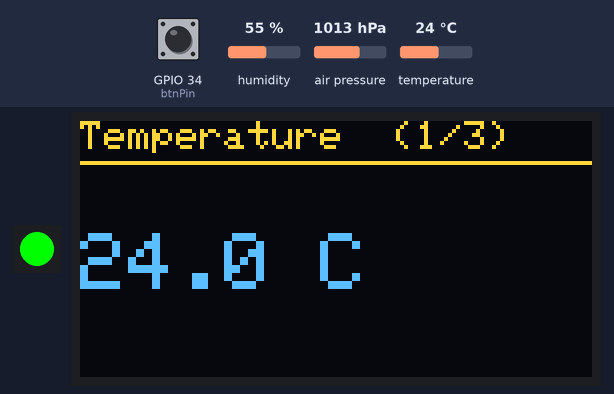
A program run on a simulated ESP32. Parts: 1 RGB LEDs in strip order, left to right, 128×64 one-colour display. The test bench sets the inputs (shaded band); at power-on: temperature 24 °C, GPIO 34 (btnPin) HIGH, humidity 55 %, air pressure 1013 hPa. The OLED is the two-colour kind (top 16 rows yellow); what the program prints to the serial monitor is not drawn.

Above: at 1.2 s.
1.3 s: temperature set to 12 °C
At 3.2 s:
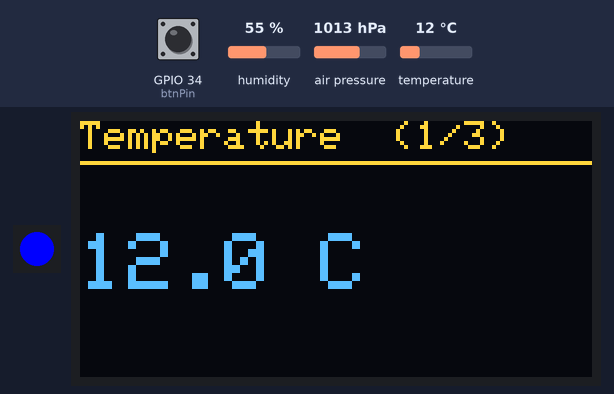
3.5 s: GPIO 34 (btnPin) pulled LOW for 0.15 s
At 4.1 s:
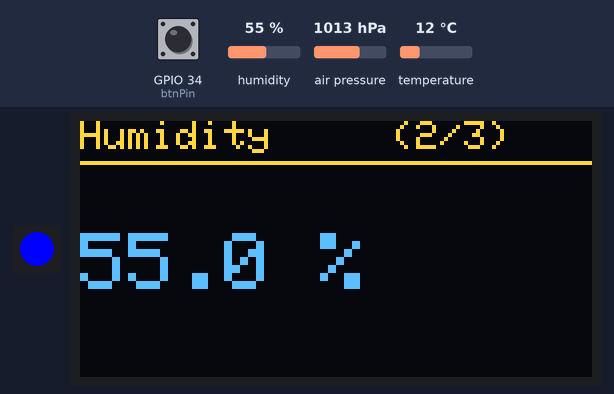
5.1 s: temperature set to 28 °C
At 6.6 s:
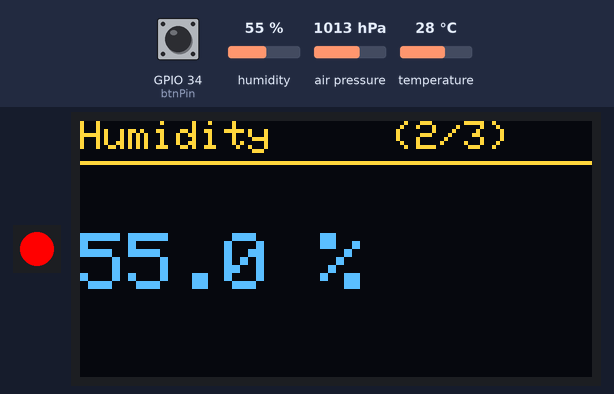
7.5 s: GPIO 34 (btnPin) pulled LOW for 1 s
At 8.4 s:
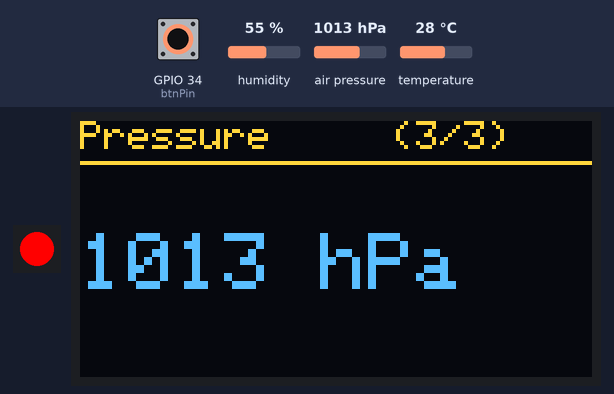
10.0 s: GPIO 34 (btnPin) pulled LOW for 0.15 s
At 11.2 s:
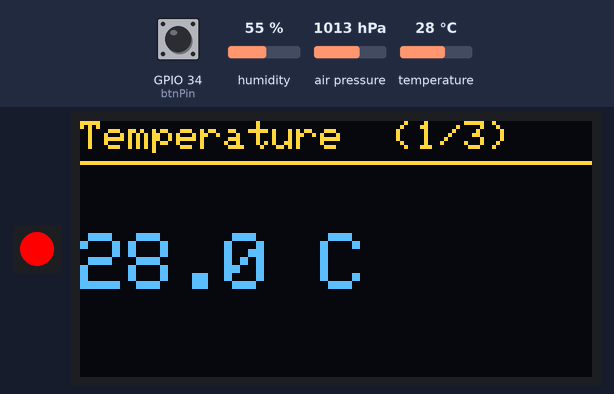
11.6 s: temperature set to 19 °C
At 12.9 s:
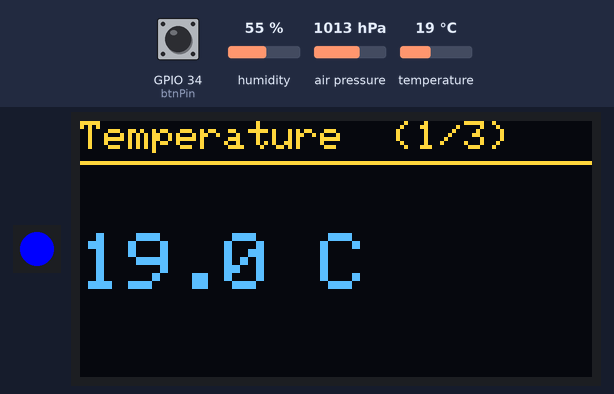
Timing chart, 0 to 14.6 s (numbered marks = the images above; inputs shaded):
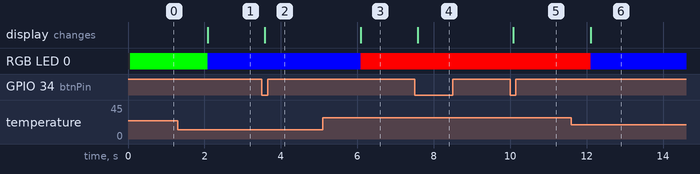

Measured:
- after the input at 1.3 s, RGB LED 0: RGB(0, 255, 0) → RGB(0, 0, 255) after 0.79 s; the display: changes after 0.79 s (image 1)
- after the input at 3.5 s, the display: changes after 0.08 s (image 2)
- after the input at 5.1 s, RGB LED 0: RGB(0, 0, 255) → RGB(255, 0, 0) after 0.99 s
- after the input at 7.5 s, the display: changes after 0.08 s (image 4)
- after the input at 10.0 s, the display: changes after 0.08 s (image 5)
- after the input at 11.6 s, RGB LED 0: RGB(255, 0, 0) → RGB(0, 0, 255) after 0.51 s; the display: changes after 0.51 s (image 6)

The program:

main.cpp
```cpp
#include <Arduino.h>
#include <Wire.h>
#include <Adafruit_BME280.h>
#include <Adafruit_GFX.h>
#include <Adafruit_SSD1306.h>
#include <Adafruit_NeoPixel.h>

constexpr uint8_t btnPin = 34;
constexpr uint8_t neoPixelPin = 4;
constexpr uint8_t i2cSdaPin = 21;
constexpr uint8_t i2cSclPin = 22;

constexpr uint8_t screenWidth = 128;
constexpr uint8_t screenHeight = 64;
constexpr uint8_t oledAddress = 0x3C;

constexpr uint32_t readInterval = 2000; // read the sensor every 2 s
constexpr uint8_t buttonDebounceDelay = 50;

// NeoPixel colour thresholds in °C
constexpr float coldBelow = 20.0;
constexpr float warmAbove = 25.0;

// the pages that can be shown on the display
enum class Page
{
  Temperature,
  Humidity,
  Pressure,
};

Adafruit_BME280 bme;
Adafruit_SSD1306 display(screenWidth, screenHeight, &Wire, -1);
Adafruit_NeoPixel neoPixel(1, neoPixelPin, NEO_GRB + NEO_KHZ800);

Page currentPage = Page::Temperature;

// latest measurement
float temperature = 0;
float humidity = 0;
float pressure = 0;
uint32_t lastReadTime = 0;

// button debouncing (same as in "Button Toggle with millis()")
bool lastButtonState = HIGH;
bool lastStableButtonState = HIGH;
uint32_t lastChangeTime = 0;

bool buttonPressed()
{
  bool pressed = false;
  bool currentButtonState = digitalRead(btnPin);

  if (currentButtonState != lastButtonState)
  {
    lastChangeTime = millis();
  }

  if (millis() - lastChangeTime >= buttonDebounceDelay)
  {
    if (currentButtonState == LOW && lastStableButtonState == HIGH)
    {
      pressed = true;
    }
    lastStableButtonState = currentButtonState;
  }

  lastButtonState = currentButtonState;
  return pressed;
}

void setNeoPixelColor(uint8_t red, uint8_t green, uint8_t blue)
{
  neoPixel.setPixelColor(0, neoPixel.Color(red, green, blue));
  neoPixel.show();
}

// Show a small title and a big value.
void showScreen(String title, String value)
{
  display.clearDisplay();
  display.setTextColor(SSD1306_WHITE);

  display.setTextSize(1);
  display.setCursor(0, 0);
  display.println(title);
  display.drawLine(0, 10, screenWidth, 10, SSD1306_WHITE);

  display.setTextSize(2);
  display.setCursor(0, 28);
  display.println(value);

  display.display();
}

// Draw the current page with the latest measurement.
void showPage()
{
  switch (currentPage)
  {
  case Page::Temperature:
    showScreen("Temperature  (1/3)", String(temperature, 1) + " C");
    break;
  case Page::Humidity:
    showScreen("Humidity     (2/3)", String(humidity, 1) + " %");
    break;
  case Page::Pressure:
    showScreen("Pressure     (3/3)", String(pressure, 0) + " hPa");
    break;
  }
}

void nextPage()
{
  switch (currentPage)
  {
  case Page::Temperature:
    currentPage = Page::Humidity;
    break;
  case Page::Humidity:
    currentPage = Page::Pressure;
    break;
  case Page::Pressure:
    currentPage = Page::Temperature;
    break;
  }
}

// Status colour: blue = cold, green = comfortable, red = warm.
void updateStatusColor()
{
  if (temperature < coldBelow)
  {
    setNeoPixelColor(0, 0, 255);
  }
  else if (temperature > warmAbove)
  {
    setNeoPixelColor(255, 0, 0);
  }
  else
  {
    setNeoPixelColor(0, 255, 0);
  }
}

void readSensor()
{
  temperature = bme.readTemperature();
  humidity = bme.readHumidity();
  pressure = bme.readPressure() / 100.0F; // Pa -> hPa

  Serial.printf("Temperature: %.1f C | Humidity: %.1f %% | Pressure: %.1f hPa\r\n",
                temperature, humidity, pressure);
}

void setup()
{
  Serial.begin(115200);
  pinMode(btnPin, INPUT);

  neoPixel.begin();
  setNeoPixelColor(255, 255, 255); // white while starting

  Wire.begin(i2cSdaPin, i2cSclPin);

  if (!display.begin(SSD1306_SWITCHCAPVCC, oledAddress))
  {
    Serial.println("SSD1306 not found – check wiring and address!");
  }

  if (!bme.begin(0x76) && !bme.begin(0x77))
  {
    Serial.println("BME280 not found – check wiring or run the I2C scanner!");
    showScreen("Error", "No sensor");
    setNeoPixelColor(255, 0, 255); // magenta = error
    while (true)
    {
      // stop here, nothing else makes sense without the sensor
    }
  }

  // first measurement right away instead of waiting 2 s
  readSensor();
  updateStatusColor();
  showPage();
  lastReadTime = millis();
}

void loop()
{
  // button: show the next page
  if (buttonPressed())
  {
    nextPage();
    showPage();
  }

  // timer: new measurement
  if (millis() - lastReadTime >= readInterval)
  {
    lastReadTime = millis();
    readSensor();
    updateStatusColor();
    showPage();
  }
}
```
